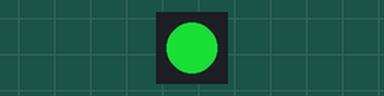
Simulated run of this sketch. Board: Arduino Uno, built with avr-gcc and run on an emulated ATmega328P. Shown: 1 RGB LEDs in strip order, left to right. Dim RGB values are drawn brighter than linear; random numbers use the default seed unless the sketch sets one.

Above: at 0.27 s.
At 8.84 s:
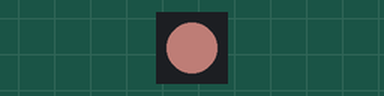
At 18.22 s:
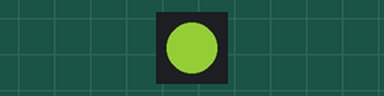
At 34.8 s:
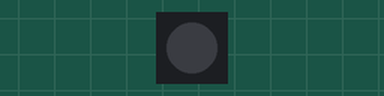
Timing chart, 0 to 40.0 s (numbered marks = the images above):
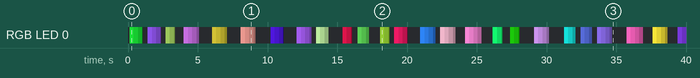

The sketch:

rainbow_1led_1.ino
```cpp
// Written by Chitrangad Singh with help from examples available freely on web.
// Simple sketch to fade in-out a single neopixel. Of course there are easier and more eficient ways using FastLED library.
// This is just a demo for one of the ways.

#include <Adafruit_NeoPixel.h>
#define PIXEL_COUNT 1
#define PIXEL_PIN 0
 //unsigned long colors[13] ={0xFF0000,0x00ff00,0x0000ff,0xEDFA39,0xFAB01B,0xFA55DE,0xFA2649,0x62FAE6,0x7FFA53,0xFA0DBB,0xFA7D8E,0x0ABAFA,0xffffff};

Adafruit_NeoPixel strip = Adafruit_NeoPixel(PIXEL_COUNT, PIXEL_PIN, NEO_GRB + NEO_KHZ800);

void setup()
{
  strip.begin();
  strip.show(); // Initialize all pixels to 'off'

}

void loop() {
  int fade = random(5,10);
  byte i = random(0,255);
  byte j = random(0,255);
  byte k = random(0,255);
  FadeInOut(i,j,k,fade);
  delay(random(100,1000));
 }

void FadeInOut(byte red, byte green, byte blue, int fade){
  float r, g, b;

  for(int k = 0; k < 256; k=k+1) {
    r = (k/256.0)*red;
    g = (k/256.0)*green;
    b = (k/256.0)*blue;
    setAll(r,g,b);
    strip.show();
   }

  for(int k = 255; k >= 0; k=k-2) {
    r = (k/256.0)*red;
    g = (k/256.0)*green;
    b = (k/256.0)*blue;
    setAll(r,g,b);
    strip.show();
    delay(fade);
  }
}


void setAll(byte red, byte green, byte blue) {
  for(int i = 0; i < PIXEL_COUNT; i++ ) {
    strip.setPixelColor(i, strip.Color(red, green, blue));
  }
  strip.show();
}
```
